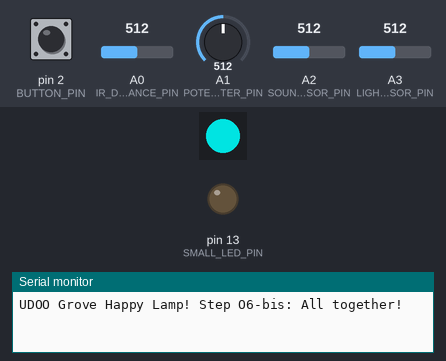
Bench run of a sketch on a simulated Arduino Uno, built with avr-gcc and run on an emulated ATmega328P. Parts: 1 RGB LEDs in strip order, left to right, output pins drawn as LEDs (lit = HIGH), the last lines printed to the serial monitor. Inputs (shaded band) come from the test bench; at power-on: A1 (POTENTIOMETER_PIN) = 512, pin 2 (BUTTON_PIN) LOW, A0 (IR_DISTANCE_PIN) = 512, A2 (SOUND_SENSOR_PIN) = 512, A3 (LIGHT_SENSOR_PIN) = 512. Dim RGB values are drawn brighter than linear.

Above: at 1.6 s.
1.7 s: A1 (POTENTIOMETER_PIN) set to 716
At 2.8 s:
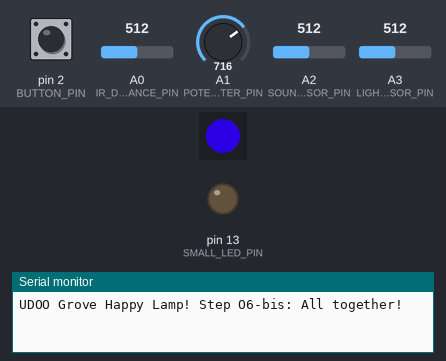
3.3 s: A1 (POTENTIOMETER_PIN) set to 992
At 4.2 s:
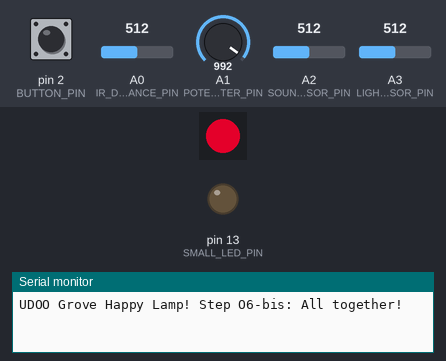
4.8 s: A1 (POTENTIOMETER_PIN) set to 306
At 5.6 s:
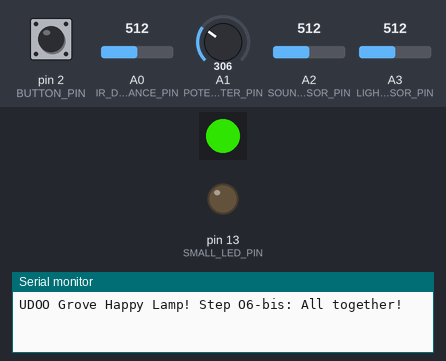
6.4 s: pin 2 (BUTTON_PIN) pulled HIGH for 3.2 s
At 8.2 s:
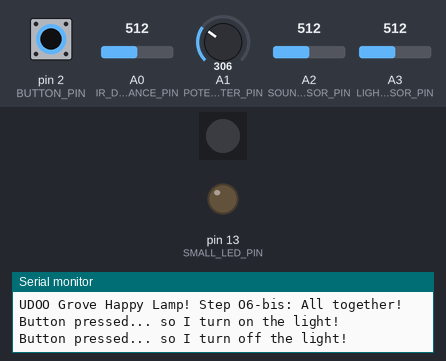
11.1 s: A0 (IR_DISTANCE_PIN) set to 716
At 11.9 s:
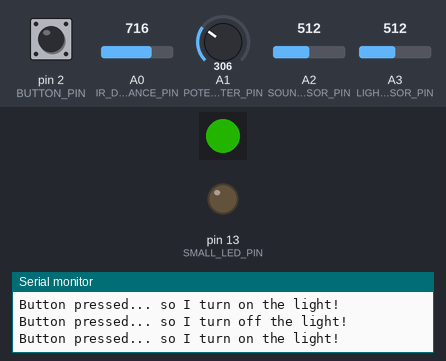
12.6 s: A0 (IR_DISTANCE_PIN) set to 306
At 13.3 s:
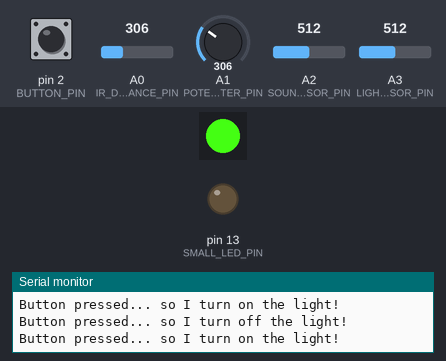
Timing chart, 0 to 15.1 s (numbered marks = the images above; inputs shaded):
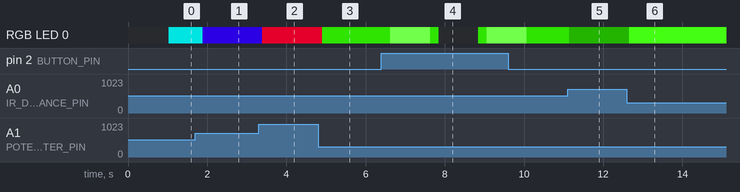

The sketch:

UDOOGrove06bis_allTogether.ino
```cpp
/*
 *
 * Need to install this library:
 * https://github.com/pjpmarques/ChainableLED
 *
 */
#include <ChainableLED.h>

#define IR_DISTANCE_PIN    A0
#define DIST_IN_TH         100
#define CYCLES_TH          4
#define IR_CLOSEST_VALUE   775
#define IR_FAREST_VALUE    200

#define LED_PIN            7
#define NUM_LEDS           1

#define BUTTON_PIN         2
#define SMALL_LED_PIN      13
#define LONG_PRESS_TIMEOUT 1000

#define POTENTIOMETER_PIN  A1

#define SOUND_SENSOR_PIN   A2
#define SOUND_BIAS         721
#define SOUND_TH           150

#define LIGHT_SENSOR_PIN   A3
#define DARKNESS_TH        0.2


boolean isLightOn = false;

ChainableLED leds(LED_PIN, LED_PIN+1, NUM_LEDS);


// IR Distance variables
int cyclesUnderTh  = 0;

float brightness = 0.0;
float hue = 0.0;


void setup() {
  Serial.begin(9600);
  Serial.println("UDOO Grove Happy Lamp! Step O6-bis: All together!");

  leds.init();

  pinMode(BUTTON_PIN    , INPUT);
  pinMode(SMALL_LED_PIN, OUTPUT);
}


void loop() {
  bool isButtonPressed = checkButtonState();
  bool isClapDetected  = detectClap();
  hue = getPotentiometerPercentage();

  if( isButtonPressed || (isClapDetected && isTooDark() && !isLightOn)  ){
    if(isButtonPressed)
      Serial.print("Button pressed...");
    else
      Serial.print("Clap detected...");
    isLightOn = !isLightOn;

    if(isLightOn){
      brightness = 1.0;
      Serial.println(" so I turn on the light!");
    }
    else{
      brightness = 0.0;
      Serial.println(" so I turn off the light!");
    }

    leds.setColorHSB(0, hue, 1.0, brightness * 0.65);
    delay(LONG_PRESS_TIMEOUT);
  }


  bool isIntensityChanged = controlDistance(IR_DISTANCE_PIN, &brightness);

  leds.setColorHSB(0, hue, 1.0, brightness * 0.65);


  delay(50);

}


// IR distance methods
int controlDistance(int pin, int* intensity){
  int irDistance = getIrDistanceInCm(pin);
  int a = 0;

  if(irDistance < DIST_IN_TH)
    cyclesUnderTh++;
  else
    cyclesUnderTh = 0;

  if(cyclesUnderTh > CYCLES_TH){
    *intensity = map(irDistance, 0, 100, 0 , 255);
    return 1;
  }
  return 0;
}

bool controlDistance(int pin, float* intensity){
  int irDistance = getIrDistanceInCm(pin);
  int a = 0;

  if(irDistance < DIST_IN_TH)
    cyclesUnderTh++;
  else
    cyclesUnderTh = 0;

  if(cyclesUnderTh > CYCLES_TH){
    int d = map(irDistance, 0, 100, 0 , 255);
    if(d<0) d = 0;
    *intensity = (float)d / 255.0;
    return true;
  }
  return false;
}

int getIrDistanceInCm(int pin){
  int a = analogRead(pin);
  return map(a, IR_CLOSEST_VALUE, IR_FAREST_VALUE, 10, 100);
  }


// Button methods
boolean checkButtonState(){
  return digitalRead(BUTTON_PIN);
}

// Potentiometer methods
int getPotentiometerValue(){
  int value = analogRead(POTENTIOMETER_PIN);
  return value >> 2;
}

float getPotentiometerPercentage(){
  float value = (float)analogRead(POTENTIOMETER_PIN) / 1024.0;
  return value;
}

// Sound Sensor value
bool detectClap(){
  long sum = 0;
  for(int i=0; i<1024; i++)    {
    sum += analogRead(SOUND_SENSOR_PIN);
  }

  sum >>= 10;

  if(abs(sum - SOUND_BIAS) > SOUND_TH){
     delay(50);
     return true;
  }
  return false;
}

// Light Sensor method
float getLuminosity(){
  int val = analogRead(LIGHT_SENSOR_PIN);
  return ((float)val / 1024.0);
  }

bool isTooDark(){
  if(getLuminosity() < DARKNESS_TH){
    return true;
  }
  else
    return false;
}
```

Measured:
- after the input at 1.7 s, RGB LED 0: RGB(0, 169, 168) → RGB(33, 0, 169) after 0.19 s
- after the input at 3.3 s, RGB LED 0: RGB(33, 0, 169) → RGB(169, 0, 31) after 0.09 s
- after the input at 4.8 s, RGB LED 0: RGB(169, 0, 31) → RGB(34, 169, 0) after 0.10 s
- after the input at 6.4 s, RGB LED 0: RGB(34, 169, 0) → RGB(113, 255, 76) after 0.22 s, → RGB(34, 169, 0) 1.0 s later, → off 0.22 s later, → RGB(34, 169, 0) 1.0 s later, … (6 changes in this stretch)
- after the input at 11.1 s, RGB LED 0: RGB(34, 169, 0) → RGB(12, 62, 0) after 0.05 s
- after the input at 12.6 s, RGB LED 0: RGB(12, 62, 0) → RGB(68, 255, 19) after 0.05 s
